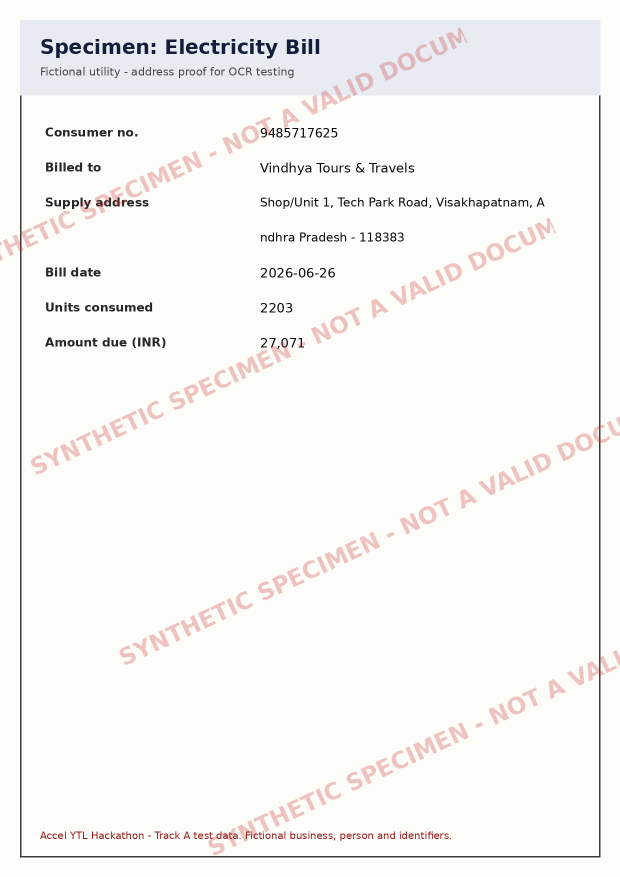
#> input picture data/kyc_documents/K01_address_proof.png, 1240 x 1754 px (shown at 1/2 size)
$ python -i kyc.py   (imports and definitions only)   (older library calls are emulated)
#> lines starting #> are read from the running program, lines starting #| are printed output that depends on the picture; after the words box and inside, x2 and y2 are one past the last pixel; in counts of white or black regions, pixels touching at a corner belong together
"""Smart KYC: multi-pass OCR, field extraction and cross-document validation.

Pipeline per document: quality score -> clean-up passes (de-watermark, deskew,
sharpen) -> best OCR pass -> field parser. Then registry + cross-document checks
produce APPROVED / NEEDS_REVIEW / REJECTED, each with plain reasons.
Images are processed in memory and never written to disk.
"""
from __future__ import annotations

import io
import re
from datetime import date, datetime
from difflib import SequenceMatcher

import cv2
import numpy as np
import pytesseract
from PIL import Image

from . import config as C
from .registry import lookup_gstin, lookup_udyam, mask, normalize_udyam, repair_gstin, validate_gstin

DOC_TYPES = ["gst_certificate", "udyam_certificate", "signatory_id", "address_proof"]
LABELS = {
    "gst_certificate": ["gstin", "legal name", "trade name", "constitution", "address"],
    "udyam_certificate": ["udyam", "enterprise name", "city", "state"],
    "signatory_id": ["name", "designation", "valid till", "id no"],
    "address_proof": ["billed to", "supply address", "bill date"],
}


# ---------------------------------------------------------------- image passes
def _gray(img: np.ndarray) -> np.ndarray:
    return cv2.cvtColor(img, cv2.COLOR_BGR2GRAY) if img.ndim == 3 else img


def blur_score(gray: np.ndarray) -> float:
    return float(cv2.Laplacian(gray, cv2.CV_64F).var())


# [4 lines left out: function dewatermark, not called in this run]


def skew_angle(gray: np.ndarray) -> float:
    """Projection-profile search over ±8°, on a downscaled binarised copy."""
    small = cv2.resize(gray, None, fx=0.35, fy=0.35)
    inv = 255 - cv2.threshold(small, 0, 255, cv2.THRESH_BINARY + cv2.THRESH_OTSU)[1]
    best, best_score = 0.0, -1.0
    h, w = inv.shape
    for ang in np.arange(-8, 8.25, 0.5):
        M = cv2.getRotationMatrix2D((w / 2, h / 2), ang, 1.0)
        rot = cv2.warpAffine(inv, M, (w, h), flags=cv2.INTER_NEAREST, borderValue=0)
        score = float(np.var(rot.sum(axis=1)))
        if score > best_score:
            best, best_score = float(ang), score
    return best


# [36 lines left out: functions rotate, sharpen, ocr_best, not called in this run]


# ---------------------------------------------------------------- field parsers
def _after(label: str, text: str) -> str | None:
    m = re.search(rf"{label}\s*[:\-]?\s*(.+)", text, re.I)
    return m.group(1).strip() if m and m.group(1).strip() else None


# [79 lines left out: functions _next_line, _date, _joined_address, parse, _norm_name, same_name, not called in this run]


def _pin(s: str | None) -> str | None:
    m = re.search(r"(\d{6})\b", (s or "").replace(" ", ""))
    return m.group(1) if m else None


# [142 lines left out: functions verify, load_specimen, not called in this run]

>>> import cv2
>>> picture = cv2.imread('../data/kyc_documents/K01_address_proof.png', cv2.IMREAD_GRAYSCALE)
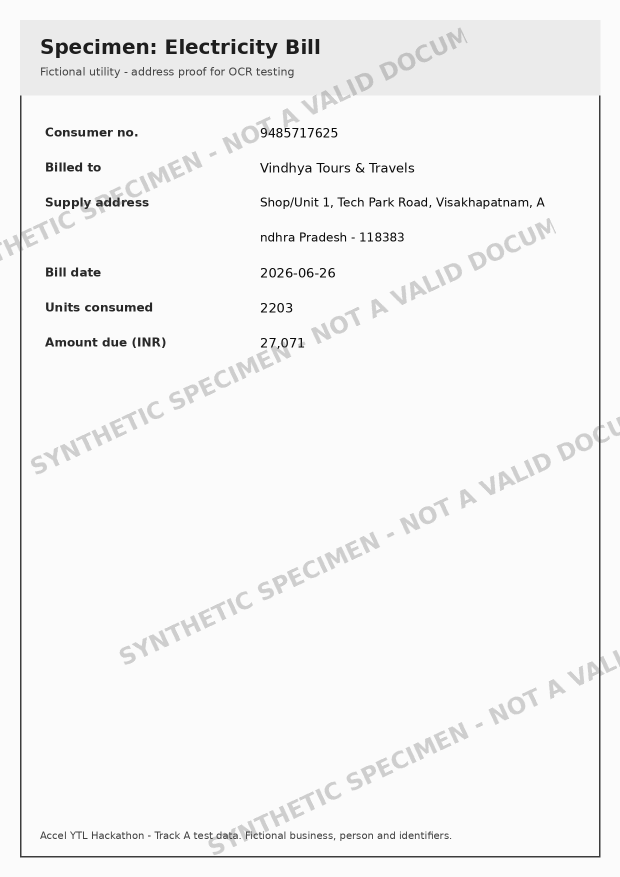
#> picture: shape (1754, 1240) (shown at 1/2 size); min 10, max 251, mean 244.5
>>> result = skew_angle(picture)
#> in skew_angle, `small = cv2.resize(gray, None, fx=0.35, fy=0.35)`:
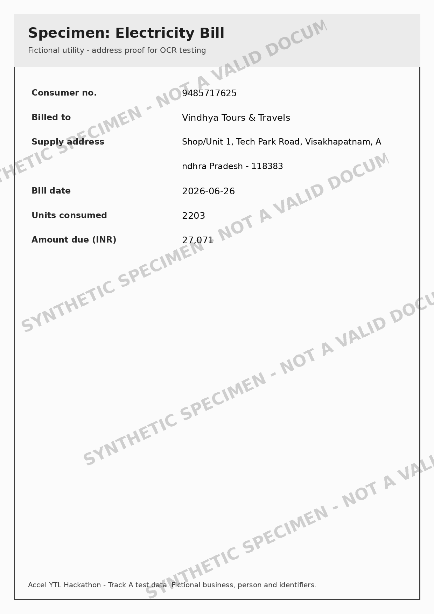
#> small: shape (614, 434); min 10, max 251, mean 244.5
#> in skew_angle, `inv = 255 - cv2.threshold(small, 0, 255, cv2.THRESH_BINARY + cv2.THRES..`:
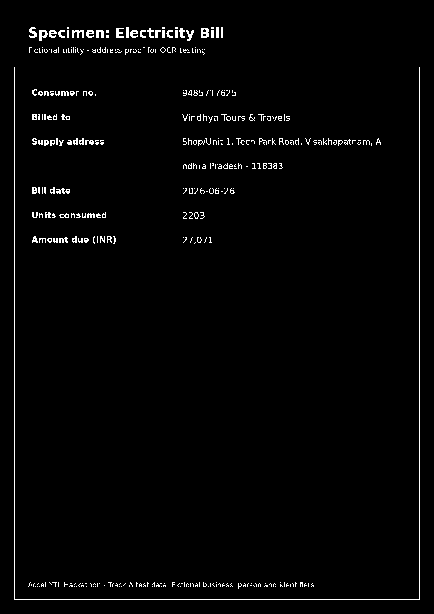
#> inv: shape (614, 434); 2% white in thin lines or dots, all inside (x1, y1, x2, y2) = (14, 27, 420, 600)
#> the loop in skew_angle, `for ang in np.arange(-8, 8.25, 0.5):` made 33 passes
#> (score, best, best_score) on passes 1 to 12: (7180070.4, -8, 7180070.4), (7386714.2, -7.5, 7386714.2), (7436480, -7, 7436480), (7572848.6, -6.5, 7572848.6), (7626718.8, -6, 7626718.8), (7736266.2, -5.5, 7736266.2), (8058765.4, -5, 8058765.4), (8624100.9, -4.5, 8624100.9), (9563914.5, -4, 9563914.5), (10463863.7, -3.5, 10463863.7), (11716168.1, -3, 11716168.1), (13069367.7, -2.5, 13069367.7)
#> score on passes 18 to 23: 27061541.1, 21228638.1, 17373276.1, 14720878.6, 13005748.7, 11597377.2
#> pass 1, in skew_angle, `rot = cv2.warpAffine(inv, M, (w, h), flags=cv2.INTER_NEAREST, borderVa..`:
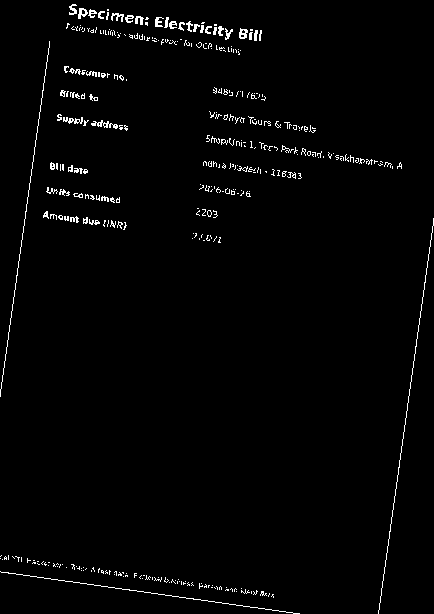
#> rot: shape (614, 434); 1.8% white in thin lines or dots
#> pass 2, in skew_angle, `rot = cv2.warpAffine(inv, M, (w, h), flags=cv2.INTER_NEAREST, borderVa..`:
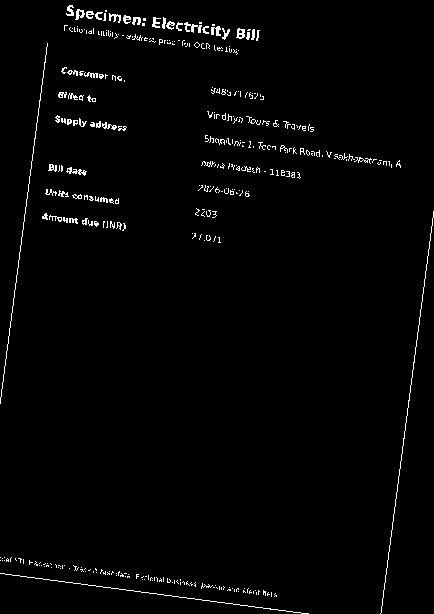
#> rot: shape (614, 434); 1.9% white in thin lines or dots
#> pass 3, in skew_angle, `rot = cv2.warpAffine(inv, M, (w, h), flags=cv2.INTER_NEAREST, borderVa..`:
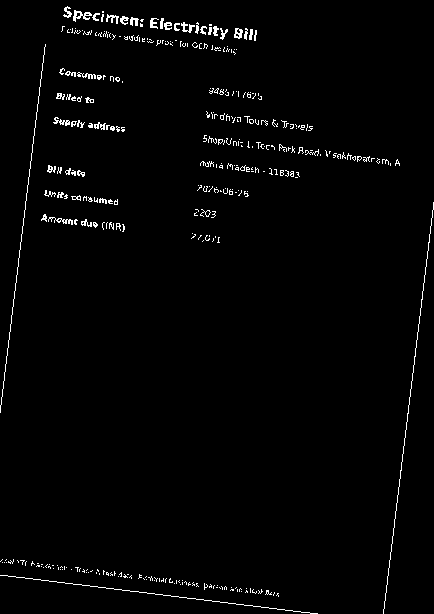
#> rot: shape (614, 434); 1.9% white in thin lines or dots
#> after the loop in skew_angle, `for ang in np.arange(-8, 8.25, 0.5):`: best = 0; best_score = 43322027.3
#> result = 0
